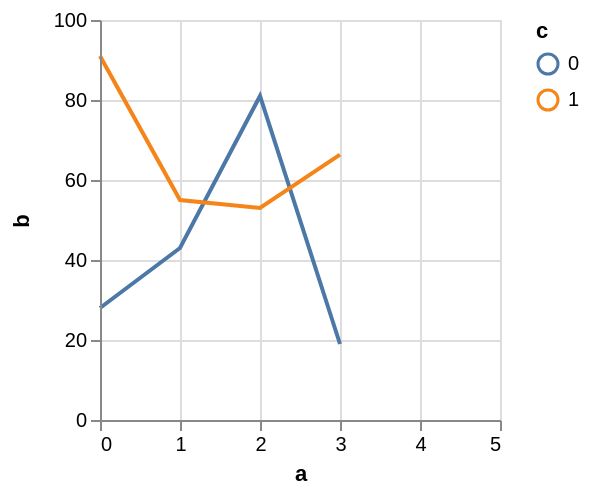

Write a Vega-Lite specification for this figure.
### Vega specification from a JSON file in a GitHub repository (floating-point values rounded to 4 significant figures)
{"$schema": "https://vega.github.io/schema/vega/v4.json", "autosize": "pad", "padding": 5, "width": 200, "height": 200, "style": "cell", "data": [{"name": "source_0", "values": [{"a": 0, "b": 28, "c": 0}, {"a": 0, "b": 91, "c": 1}, {"a": 1, "b": 43, "c": 0}, {"a": 1, "b": 55, "c": 1}, {"a": 2, "b": 81, "c": 0}, {"a": 2, "b": 53, "c": 1}, {"a": 3, "b": 19, "c": 0}]}, {"name": "data_0", "source": "source_0", "transform": [{"type": "impute", "field": "b", "key": "a", "method": "value", "groupby": ["c"], "value": null}, {"type": "window", "as": ["imputed_b_value"], "ops": ["mean"], "fields": ["b"], "frame": [null, null], "ignorePeers": false, "groupby": ["c"]}, {"type": "formula", "expr": "datum.b === null ? datum.imputed_b_value : datum.b", "as": "b"}]}], "marks": [{"name": "pathgroup", "type": "group", "from": {"facet": {"name": "faceted_path_main", "data": "data_0", "groupby": ["c"]}}, "encode": {"update": {"width": {"field": {"group": "width"}}, "height": {"field": {"group": "height"}}}}, "marks": [{"name": "marks", "type": "line", "style": ["line"], "sort": {"field": "datum[\"a\"]", "order": "descending"}, "from": {"data": "faceted_path_main"}, "encode": {"update": {"stroke": {"scale": "color", "field": "c"}, "tooltip": {"signal": "{\"a\": format(datum[\"a\"], \"\"), \"b\": format(datum[\"b\"], \"\"), \"c\": ''+datum[\"c\"]}"}, "x": {"scale": "x", "field": "a"}, "y": {"scale": "y", "field": "b"}, "defined": {"signal": "datum[\"a\"] !== null && !isNaN(datum[\"a\"]) && datum[\"b\"] !== null && !isNaN(datum[\"b\"])"}}}}]}], "scales": [{"name": "x", "type": "linear", "domain": {"data": "data_0", "field": "a"}, "range": [0, {"signal": "width"}], "nice": 1, "zero": false}, {"name": "y", "type": "linear", "domain": {"data": "data_0", "field": "b"}, "range": [{"signal": "height"}, 0], "nice": true, "zero": true}, {"name": "color", "type": "ordinal", "domain": {"data": "data_0", "field": "c", "sort": true}, "range": "category"}], "axes": [{"scale": "x", "orient": "bottom", "grid": false, "title": "a", "labelFlush": true, "labelOverlap": true, "tickCount": {"signal": "ceil(width/40)"}, "zindex": 1}, {"scale": "x", "orient": "bottom", "gridScale": "y", "grid": true, "tickCount": {"signal": "ceil(width/40)"}, "domain": false, "labels": false, "maxExtent": 0, "minExtent": 0, "ticks": false, "zindex": 0}, {"scale": "y", "orient": "left", "grid": false, "title": "b", "labelOverlap": true, "tickCount": {"signal": "ceil(height/40)"}, "zindex": 1}, {"scale": "y", "orient": "left", "gridScale": "x", "grid": true, "tickCount": {"signal": "ceil(height/40)"}, "domain": false, "labels": false, "maxExtent": 0, "minExtent": 0, "ticks": false, "zindex": 0}], "legends": [{"stroke": "color", "direction": "vertical", "gradientLength": {"signal": "clamp(height, 64, 200)"}, "title": "c"}], "config": {"axisY": {"minExtent": 30}}}
